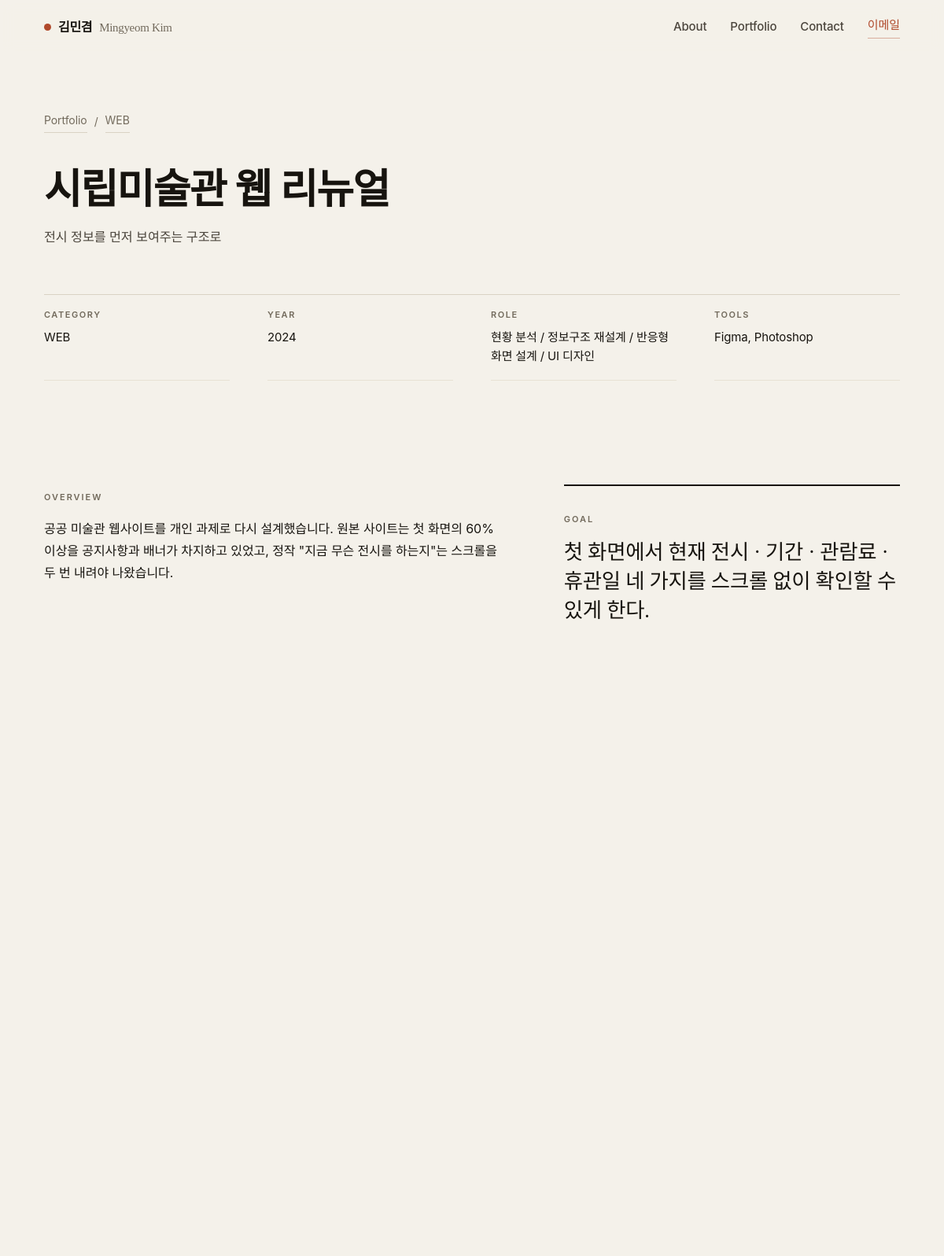
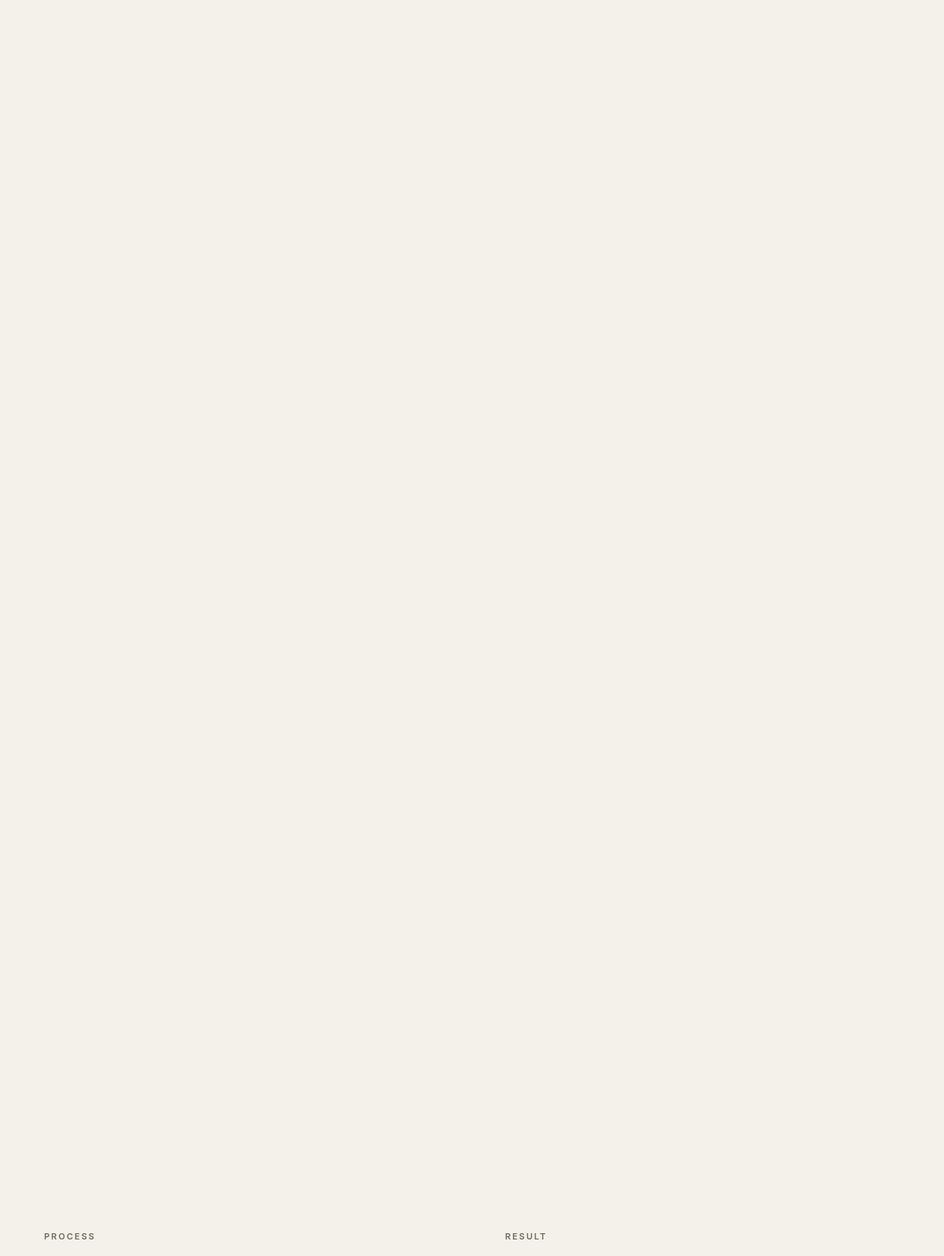
Page /project.php?id=3 (upper part) on the committed database (2 pictures, top to bottom).
### tables this page shows
CREATE TABLE `projects` (
  `id`          INT UNSIGNED NOT NULL AUTO_INCREMENT,
  `title`       VARCHAR(120) NOT NULL,
  `subtitle`    VARCHAR(200)     NULL COMMENT '목록 카드에 나오는 한 줄 설명',
  `category_id` INT UNSIGNED     NULL,
  `year`        SMALLINT     NOT NULL,
  `description` TEXT             NULL COMMENT '개요',
  `goal`        TEXT             NULL COMMENT '프로젝트 목표',
  `role`        TEXT             NULL COMMENT '담당 역할',
  `tools`       VARCHAR(200)     NULL COMMENT '사용 툴',
  `process`     TEXT             NULL COMMENT '작업 과정 — 한 줄에 한 단계',
  `result`      TEXT             NULL COMMENT '결과 — 한 줄에 한 항목',
  `thumbnail`   VARCHAR(255)     NULL COMMENT '대표 이미지 경로',
  `is_public`   TINYINT(1)   NOT NULL DEFAULT 1,
  `sort_order`  INT          NOT NULL DEFAULT 0 COMMENT '작을수록 앞',
  `created_at`  DATETIME     NOT NULL DEFAULT CURRENT_TIMESTAMP,
  `updated_at`  DATETIME     NOT NULL DEFAULT CURRENT_TIMESTAMP ON UPDATE CURRENT_TIMESTAMP,
  PRIMARY KEY (`id`),
  KEY `idx_projects_public_order` (`is_public`, `sort_order`),
  KEY `idx_projects_category` (`category_id`),
  CONSTRAINT `fk_projects_category` FOREIGN KEY (`category_id`)
    REFERENCES `categories` (`id`) ON DELETE SET NULL ON UPDATE CASCADE
);

CREATE TABLE `categories` (
  `id`         INT UNSIGNED NOT NULL AUTO_INCREMENT,
  `name`       VARCHAR(40)  NOT NULL,
  `slug`       VARCHAR(40)  NOT NULL COMMENT 'URL 및 필터에 쓰는 영문 키',
  `sort_order` INT          NOT NULL DEFAULT 0,
  PRIMARY KEY (`id`),
  UNIQUE KEY `uq_categories_slug` (`slug`)
);

### config/site.php (called while the page is built)
<?php
return [
    'name_ko'   => '김민겸',
    'name_en'   => 'Mingyeom Kim',
    'role'      => 'UI·UX / 그래픽 디자이너',
    'tagline'   => '더 쉽게 보고, 더 자연스럽게 쓰도록 디자인합니다.',
    'email'     => 'gmingyeom52@gmail.com',
    'location'  => 'Seoul, KR',
    'available' => '2026 신입·주니어 채용 지원 중',
    'links' => [
        'Instagram' => '',
        'Behance'   => '',
        'GitHub'    => '',
    ],
    'meta_description' => '김민겸의 UI·UX / 그래픽 디자인 포트폴리오. 모바일 앱, 웹사이트, 브랜드 아이덴티티 작업물과 작업 과정을 기록합니다.',
    'base_url' => '',
];

### includes/functions.php (called while the page is built, shortened)
<?php
function site(?string $key = null)
{
    static $conf = null;
    if ($conf === null) {
        $conf = require ROOT_PATH . '/config/site.php';
    }
    return $key === null ? $conf : ($conf[$key] ?? null);
}
function e(?string $value): string
{
    return htmlspecialchars((string) $value, ENT_QUOTES | ENT_SUBSTITUTE, 'UTF-8');
}
function url(string $path = ''): string
{
    $base = rtrim((string) site('base_url'), '/');
    $path = ltrim($path, '/');
    return $path === '' ? ($base ?: '/') : $base . '/' . $path;
}
function text_lines(?string $text): array
{
    $lines = preg_split('/\R/u', trim($text)) ?: [];
    return array_values(array_filter(array_map('trim', $lines), static fn($l) => $l !== ''));
}

### includes/repository.php (called while the page is built, shortened)
<?php
require_once __DIR__ . '/functions.php';
function db(): ?PDO
{
    static $pdo = false;
    if ($pdo !== false) {
        return $pdo;
    }
    $c = require ROOT_PATH . '/config/database.php';
    $dsn = sprintf('mysql:host=%s;port=%d;dbname=%s;charset=%s', $c['host'], $c['port'], $c['dbname'], $c['charset']);
    try {
        $pdo = new PDO($dsn, $c['user'], $c['pass'], [
            PDO::ATTR_ERRMODE            => PDO::ERRMODE_EXCEPTION,
            PDO::ATTR_DEFAULT_FETCH_MODE => PDO::FETCH_ASSOC,
            PDO::ATTR_EMULATE_PREPARES   => false,
        ]);
    } catch (PDOException $e) {
        $pdo = null;
    }
    return $pdo;
}
function db_ready(): bool
{
    return db() instanceof PDO;
}
function repo_project(int $id, bool $includePrivate = false): ?array
{
    if (db_ready()) {
        $sql = 'SELECT p.*, c.name AS category_name, c.slug AS category_slug
                FROM projects p
                LEFT JOIN categories c ON c.id = p.category_id
                WHERE p.id = :id' . ($includePrivate ? '' : ' AND p.is_public = 1');
        $stmt = db()->prepare($sql);
        $stmt->execute(['id' => $id]);
        $project = $stmt->fetch();
        $stmt = db()->prepare('SELECT image_path FROM project_images WHERE project_id = :id ORDER BY sort_order, id');
        $stmt->execute(['id' => $id]);
        $project['images'] = array_column($stmt->fetchAll(), 'image_path');
        return $project;
    }
    return null;
}

### project.php (the view, shortened to what this page needs)
<?php
require_once __DIR__ . '/includes/repository.php';
$id      = isset($_GET['id']) ? (int) $_GET['id'] : 0;
$project = $id > 0 ? repo_project($id) : null;
$images  = $project['images'] ?? [];
$process = text_lines($project['process'] ?? '');
$result  = text_lines($project['result'] ?? '');
require __DIR__ . '/includes/header.php';
?>
<article>
  <header class="project-head">
    <div class="container">
      <nav class="project-head__breadcrumb" aria-label="위치">
        <a href="<?= e(url('portfolio.php')) ?>">Portfolio</a>
        <span aria-hidden="true">/</span>
        <a href="<?= e(url('portfolio.php?cat=' . $project['category_slug'])) ?>"><?= e($project['category_name']) ?></a>
      </nav>
      <h1 class="h1 project-head__title"><?= e($project['title']) ?></h1>
      <p class="lede project-head__sub"><?= e($project['subtitle'] ?? '') ?></p>
      <dl class="project-facts">
        <div class="project-facts__item">
          <dt class="project-facts__key">Category</dt>
          <dd class="project-facts__val"><?= e($project['category_name']) ?></dd>
        </div>
        <div class="project-facts__item">
          <dt class="project-facts__key">Year</dt>
          <dd class="project-facts__val"><?= (int) $project['year'] ?></dd>
        </div>
        <div class="project-facts__item">
          <dt class="project-facts__key">Role</dt>
          <dd class="project-facts__val"><?= e($project['role']) ?></dd>
        </div>
        <div class="project-facts__item">
          <dt class="project-facts__key">Tools</dt>
          <dd class="project-facts__val"><?= e($project['tools']) ?></dd>
        </div>
      </dl>
    </div>
  </header>
  <section class="container project-brief">
    <div class="prose">
      <span class="label">Overview</span>
      <div style="margin-top:14px">
        <?php foreach (text_lines($project['description']) as $line): ?>
          <p><?= e($line) ?></p>
        <?php endforeach; ?>
      </div>
    </div>
    <div class="project-goal">
      <span class="label">Goal</span>
      <p class="project-goal__text" style="margin-top:12px"><?= e($project['goal']) ?></p>
    </div>
  </section>
  <?php if ($images): ?>
    <section class="container">
      <div class="project-gallery">
      </div>
    </section>
  <?php endif; ?>
  <section class="container project-notes">
    <?php if ($process): ?>
      <div>
        <span class="label">Process</span>
      </div>
    <?php endif; ?>
    <?php if ($result): ?>
      <div>
        <span class="label">Result</span>
      </div>
    <?php endif; ?>
  </section>
</article>
<?php require __DIR__ . '/includes/footer.php'; ?>

### assets/css/common.css (style rules this page uses)
:root { --ink: #17140f; --ink-2: #4b453c; --muted: #726a5c; --faint: #a79e8d; --paper: #f4f1ea; --paper-2: #eae5da; --surface: #ffffff; --line: #d9d2c4; --line-soft: #e7e1d4; --accent: #b0492b; --accent-deep: #8c3820; --accent-tint: #f0e2d9; --font-sans: 'Pretendard Variable', Pretendard, -apple-system, BlinkMacSystemFont, 'Apple SD Gothic Neo', 'Malgun Gothic', 'Noto Sans KR', sans-serif; --font-serif: 'Instrument Serif', 'Apple SD Gothic Neo', Georgia, 'Times New Roman', serif; --gutter: clamp(20px, 5vw, 56px); --maxw: 1240px; --section: clamp(76px, 11vw, 152px); --fs-display: clamp(2.5rem, 6.6vw, 5rem); --fs-h1: clamp(2rem, 4.4vw, 3.25rem); --fs-h2: clamp(1.45rem, 2.6vw, 2.1rem); --fs-h3: clamp(1.1rem, 1.5vw, 1.3rem); --fs-lede: clamp(1rem, 1.35vw, 1.1875rem); --fs-body: 1rem; --fs-small: 0.875rem; --fs-label: 0.6875rem; }
html { scroll-behavior: smooth; }
body { background: var(--paper); color: var(--ink); font-family: var(--font-sans); font-size: var(--fs-body); font-weight: 400; line-height: 1.75; letter-spacing: -0.005em; -webkit-font-smoothing: antialiased; text-rendering: optimizeLegibility; word-break: keep-all; overflow-wrap: anywhere; }
.container { width: 100%; max-width: calc(var(--maxw) + var(--gutter) * 2); margin-inline: auto; padding-inline: var(--gutter); }
.h1 { font-size: var(--fs-h1); font-weight: 600; line-height: 1.22; letter-spacing: -0.032em; }
.lede { font-size: var(--fs-lede); line-height: 1.72; color: var(--ink-2); }
.label { display: inline-block; font-size: var(--fs-label); font-weight: 600; letter-spacing: 0.18em; text-transform: uppercase; color: var(--muted); }

### assets/css/pages.css (style rules this page uses)
.project-head { padding-top: clamp(40px, 6vw, 76px); padding-bottom: clamp(32px, 4vw, 52px); }
.project-head__breadcrumb { display: flex; align-items: center; gap: 9px; margin-bottom: clamp(24px, 4vw, 40px); font-size: var(--fs-small); color: var(--muted); }
.project-head__breadcrumb a { border-bottom: 1px solid var(--line); padding-bottom: 2px; }
.project-head__title { max-width: 20ch; }
.project-head__sub { margin-top: 16px; max-width: 44ch; }
.project-facts { display: grid; grid-template-columns: repeat(auto-fit, minmax(160px, 1fr)); gap: 0 clamp(24px, 4vw, 56px); margin-top: clamp(34px, 5vw, 58px); border-top: 1px solid var(--line); }
.project-facts__item { padding: 16px 0 18px; border-bottom: 1px solid var(--line-soft); }
.project-facts__key { display: block; font-size: var(--fs-label); font-weight: 600; letter-spacing: 0.14em; text-transform: uppercase; color: var(--muted); margin-bottom: 7px; }
.project-facts__val { font-size: 0.9375rem; line-height: 1.6; letter-spacing: -0.01em; }
.project-brief { display: grid; grid-template-columns: minmax(0, 1.35fr) minmax(0, 1fr); gap: 36px clamp(36px, 7vw, 104px); align-items: start; padding-block: clamp(46px, 7vw, 88px); }
.project-goal { padding: 26px 0 0; border-top: 2px solid var(--ink); }
.project-goal__text { font-family: var(--font-serif); font-size: clamp(1.25rem, 2.2vw, 1.7rem); line-height: 1.4; letter-spacing: -0.01em; }
.project-gallery { display: grid; gap: clamp(22px, 3.5vw, 52px); }
.project-notes { display: grid; grid-template-columns: repeat(2, minmax(0, 1fr)); gap: clamp(38px, 5vw, 76px) clamp(36px, 7vw, 104px); padding-top: clamp(52px, 7vw, 96px); }

### rows in the picture
projects: category.name "WEB", title "시립미술관 웹 리뉴얼", subtitle "전시 정보를 먼저 보여주는 구조로", year "2024", role "현황 분석 / 정보구조 재설계 / 반응형 화면 설계 / UI 디자인", tools "Figma, Photoshop", description "공공 미술관 웹사이트를 개인 과제로 다시 설계했습니다. 원본 사이트는 첫 화면의 60% 이상을 공지사항과 배너가 차지하고 있었고, 정작 \"지금 무슨 전시를 하는지\"는 스크롤을 두 번 내려야 나왔습니다.", goal "첫 화면에서 현재 전시 · 기간 · 관람료 · 휴관일 네 가지를 스크롤 없이 확인할 수 있게 한다."

### other values in the picture
$site['name_ko'] "김민겸"
$site['name_en'] "Mingyeom Kim"
$item['label'] "About"
$item['label'] "Portfolio"
$item['label'] "Contact"
